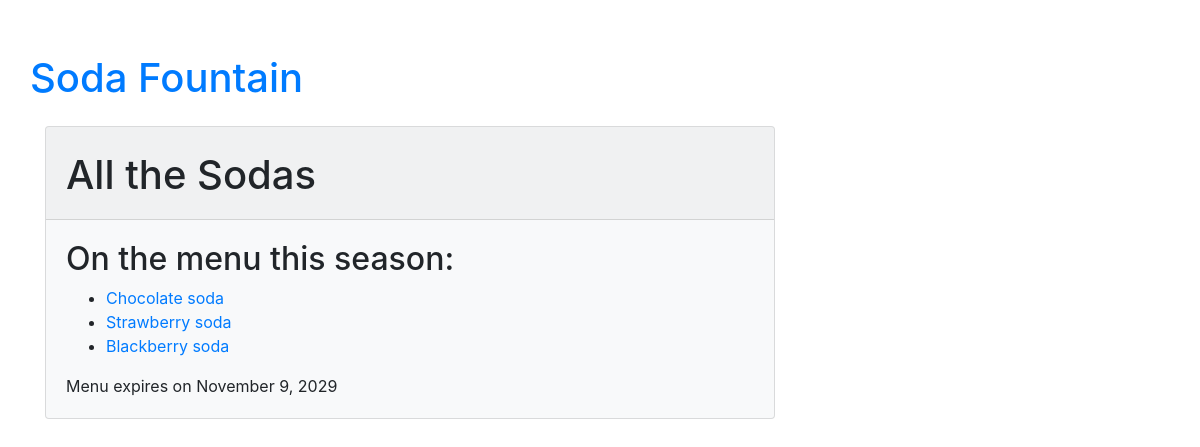
The page /menu/534/ on the database as committed earlier.
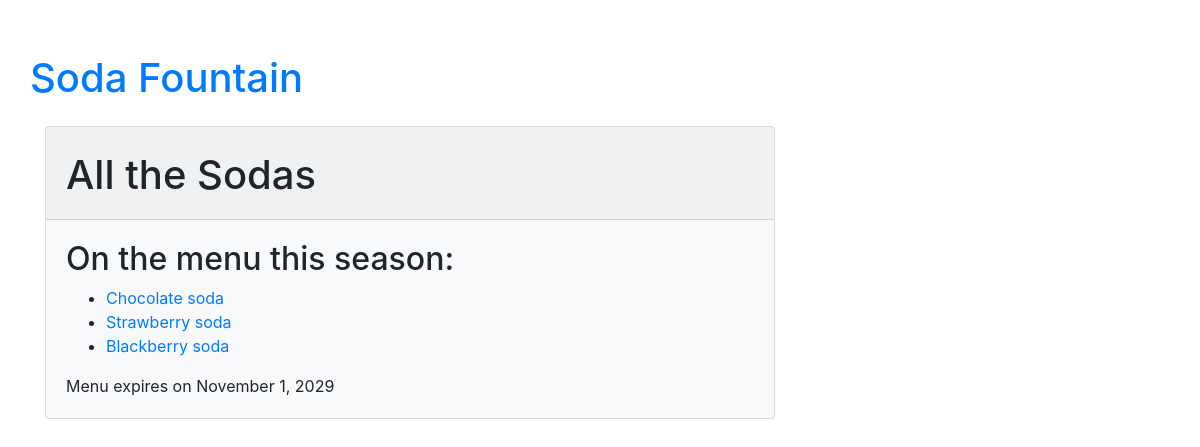
The same page on the database as committed later.
### menu/models.py (models this page shows, shortened)
class Menu(models.Model):
    season = models.CharField(max_length=20)  # Required Field
    items = models.ManyToManyField('Item', related_name='items')  # Required Field
    created_date = models.DateTimeField(default=timezone.now)  # Hidden Field
    expiration_date = models.DateField()  # Required Field

class Item(models.Model):
    name = models.CharField(max_length=200)
    description = models.TextField()
    chef = models.ForeignKey('auth.User', on_delete=models.CASCADE,)
    created_date = models.DateTimeField(default=timezone.now)
    standard = models.BooleanField(default=False)
    ingredients = models.ManyToManyField('Ingredient')
    def __str__(self):
        return self.name

### menu/views.py (the view)
# urls.py: path('menu/<pk>/', views.menu_detail, name='menu_detail'),
def menu_detail(request, pk):
    try:
        menu = models.Menu.objects.prefetch_related('items').get(pk=pk)
    except ObjectDoesNotExist:
        raise Http404
    return render(request, 'menu/menu_detail.html', {'menu': menu})

### menu/templates/menu/menu_detail.html (shortened to what this page needs)
{% extends 'base.html' %}
{% block content %}
    <div class="content container">
        <div class="row">
            <div class="col-md-8">
                <div class="card bg-light mb-3">
                    <div class="card-header pt-4">
                        <h1>
                            {{ menu.season }}
                        </h1>
                    </div>
                    <div class="card-body">
                        <h2>On the menu this season:</h2>
                        <ul>
                            {% for item in menu.items.all %}
                                <li><a href="{% url 'menu:item_detail' pk=item.pk %}">{{ item }}</a></li>
                            {% endfor %}
                        </ul>
                        {% if menu.expiration_date %}
                            <div class="date">
                                Menu expires on {{ menu.expiration_date|date:"F j, Y" }}
                            </div>
                        {% endif %}
                    </div>
                </div>
            </div>
        </div>
    </div>
{% endblock %}

### templates/base.html (shortened to what this page needs)
{% load static from staticfiles %}
<!DOCTYPE html>
<div lang="en">
    <head>
        <link rel="stylesheet" href="{% static 'fontawesome/css/fontawesome.min.css' %}">
        <link rel="stylesheet" href="{% static 'fontawesome/css/solid.min.css' %}">
        <link rel="stylesheet" href="https://stackpath.bootstrapcdn.com/bootstrap/4.3.1/css/bootstrap.min.css"
>
        <link rel="stylesheet" href="https://cdnjs.cloudflare.com/ajax/libs/datepicker/0.6.5/datepicker.min.css"
/>
        <link rel="stylesheet" href="{% static 'css/menu_styles.css' %}">
    </head>
    <body>
    <div class="pb-2 mt-4 mb-2">
        <h1><a href="/">Soda Fountain</a></h1>
    </div>
    </body>
    {% block content %}
    {% endblock %}
    </body>
    </html>

### assets/css/menu_styles.css (style rules this page uses)
body { padding: 30px; }

Rows that differ between the two databases and show on the page:
changed Menu "All the Sodas": expiration_date "November 9, 2029" → "November 1, 2029"
